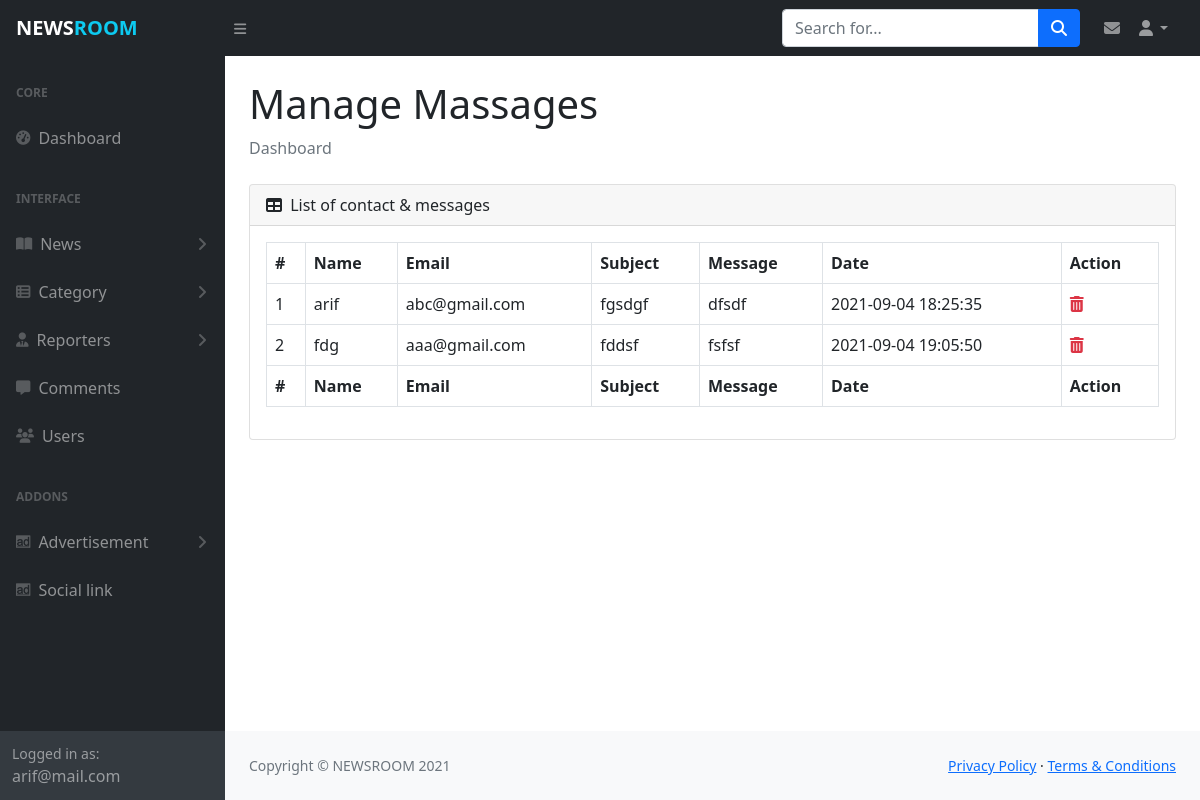
The app's page /admin/manage_massages.php (signed in), older data.
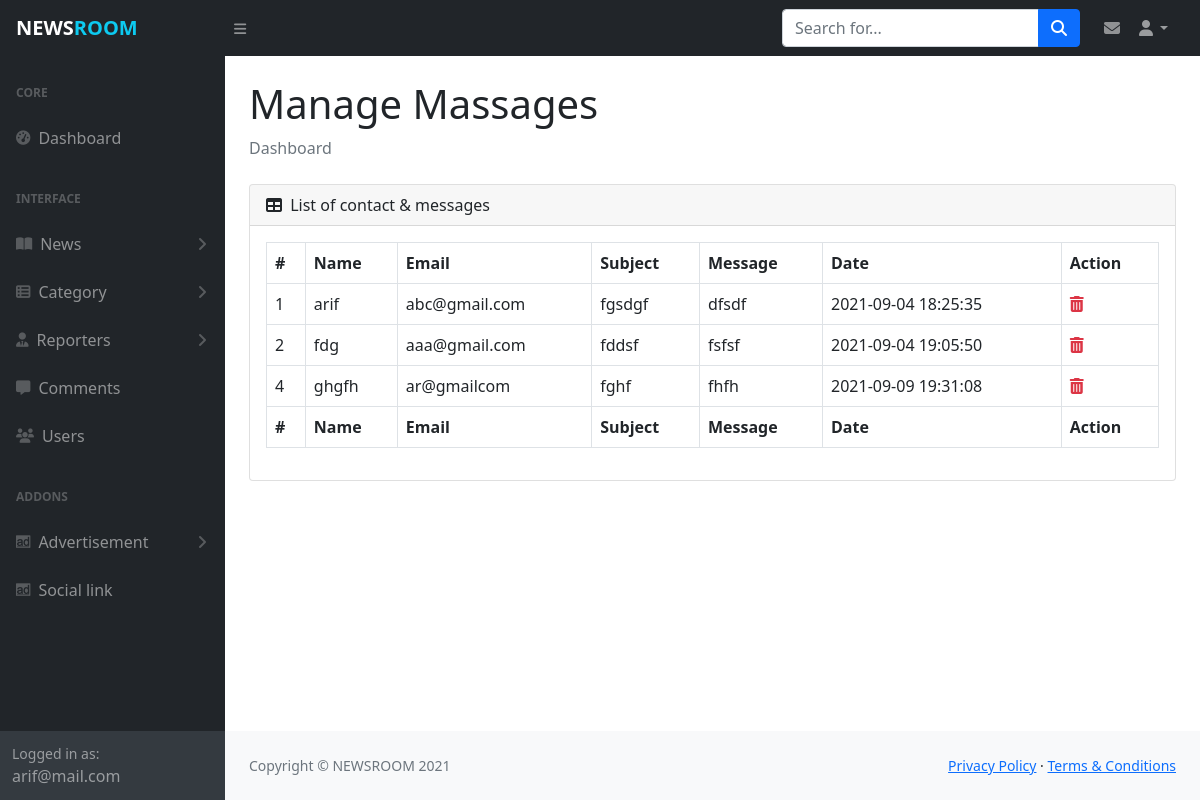
The same page, newer data.
### tables this page shows
CREATE TABLE `mycontact` (
  `id` int(11) NOT NULL,
  `sender_name` varchar(25) NOT NULL,
  `sender_email` varchar(30) DEFAULT NULL,
  `message_sub` varchar(150) NOT NULL,
  `message` mediumtext NOT NULL,
  `send_date` timestamp NOT NULL DEFAULT current_timestamp()
);

### admin/manage_massages.php (the view, shortened to what this page needs)
<?php include_once('includes/header.php');?>
<?php
    $sql="SELECT * FROM mycontact";
    $result=$db_config->query($sql);
?>
    <main>
        <div class="container-fluid px-4">
            <h1 class="mt-4">Manage Massages</h1>
            <ol class="breadcrumb mb-4">
                <li class="breadcrumb-item active">Dashboard</li>
            </ol>
            <div class="card mb-4">
                <div class="card-header">
                    <i class="fas fa-table me-1"></i>
                    List of contact & messages
                </div>
                <div class="card-body table-responsive">
                    <table id="datatablesSimple" class="table table-bordered">
                        <thead>
                            <tr>
                                <th>#</th>
                                <th>Name</th>
                                <th>Email</th>
                                <th>Subject</th>
                                <th>Message</th>
                                <th>Date</th>
                                <th>Action</th>
                            </tr>
                        </thead>
                        <tfoot>
                            <tr>
                                <th>#</th>
                                <th>Name</th>
                                <th>Email</th>
                                <th>Subject</th>
                                <th>Message</th>
                                <th>Date</th>
                                <th>Action</th>
                            </tr>
                        </tfoot>
                        <tbody>
                            <?php
                                while ($data=$result->fetch_object()) {
                                echo"<tr>
                                        <td>$data->id</td>
                                        <td>$data->sender_name</td>
                                        <td>$data->sender_email</td>
                                        <td>$data->message_sub</td>
                                        <td>$data->message</td>
                                        <td>$data->send_date</td>
                                        <td>
                                            <a href='includes/process.php?action=sms_del&id=$data->id' class='text-danger' onclick='return confirm(\"Are you sure about delete?\")'>
                                                <i class='fas fa-trash-alt'></i>
                                            </a>
                                        </td>
                                    </tr>";
                                }
                            ?>
                        </tbody>
                    </table>
                </div>
            </div>
        </div>
    </main>
<?php include_once('includes/footer.php');?>

Row changes from the older to the newer data that the page shows:
added mycontact: id "4", sender_name "ghgfh", sender_email "ar@gmailcom", message_sub "fghf", message "fhfh", send_date "2021-09-09 19:31:08"
